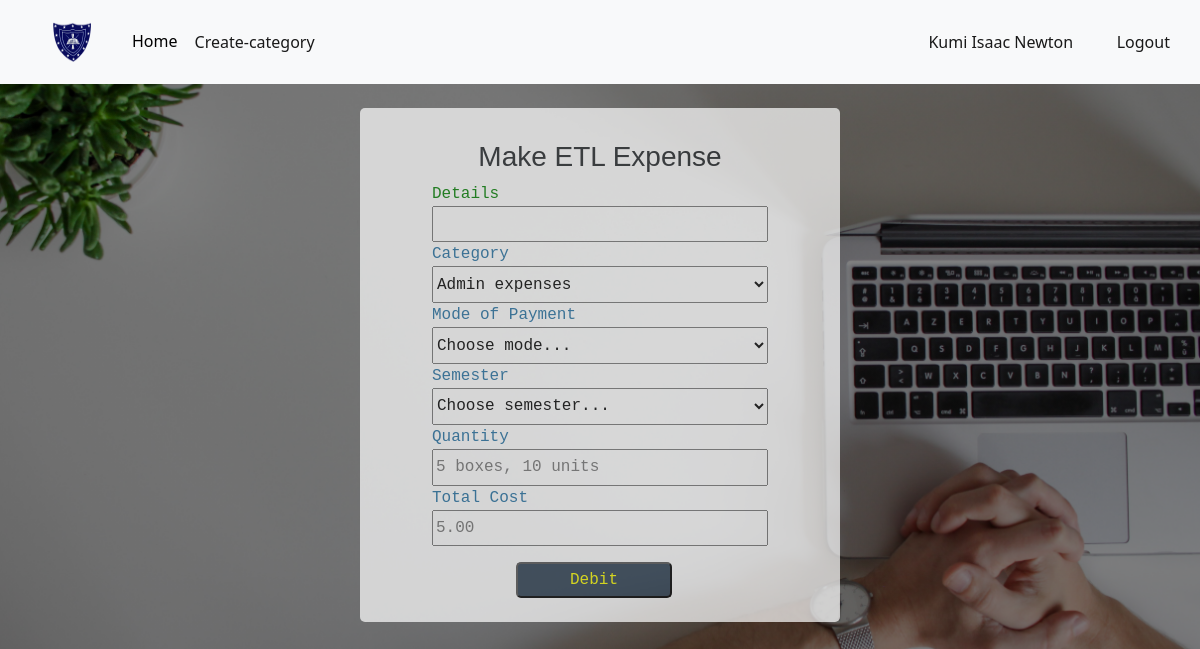
Before: /accountant_dashboard/etl_expenses (signed in) with the older database file.
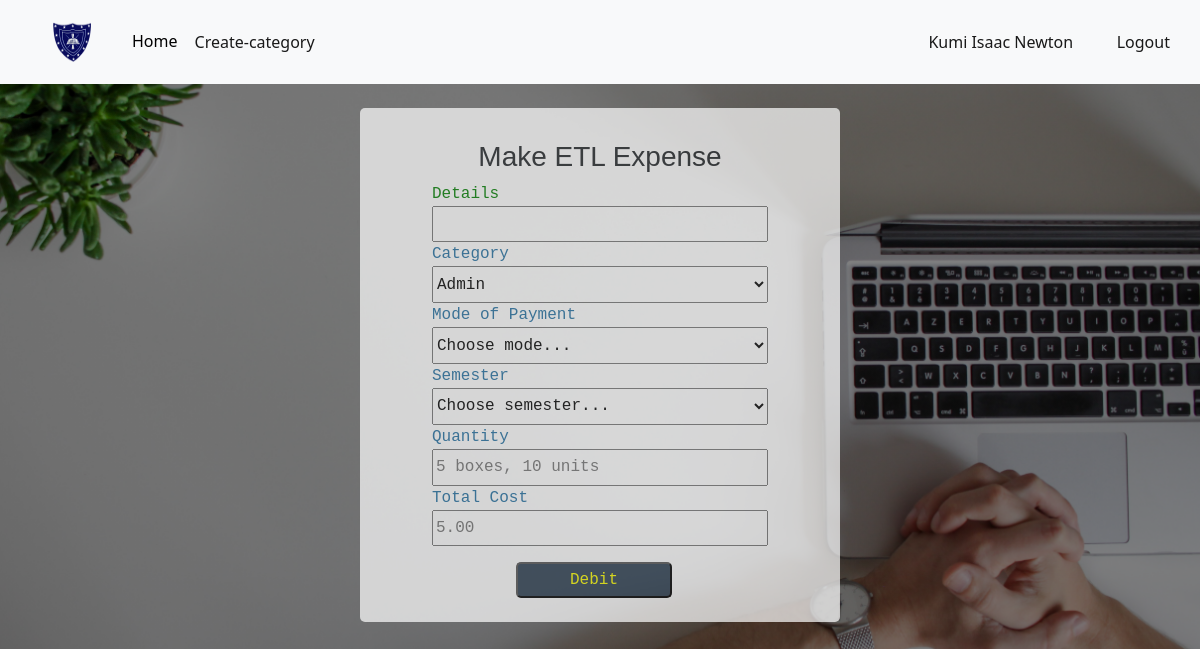
After: the same page with the newer database file.
### app.py (models this page shows, shortened)
class ExpenseCategory(db.Model):
	id = db.Column(db.Integer, primary_key=True)
	date = db.Column(db.DateTime, default = datetime.utcnow())
	adder = db.Column(db.String(120))
	category = db.Column(db.String(120), nullable=False)

### app.py (the view, shortened to what this page needs)
@app.route("/accountant_dashboard/etl_expenses", methods = ['GET', 'POST'])
@login_required
def etl_expenses():
	if account_access():
		title = "Make ETL Expense"
		form = ETLExpensesForm()
		form1 = NewExpenseCatForm()
		if form1.data['exp_submit'] and form1.validate_on_submit():
			category = form1.data.get('category')
			new = ExpenseCategory(adder = current_user.username, category=category)
			db.session.add(new)
			db.session.commit()
		return render_template("etl_expenses_form.html", form=form, title=title, form1=form1)
	else:
		abort(404)

### app.py (shortened to what this page needs)
class ETLExpensesForm(FlaskForm):
	detail = StringField("Item", validators=[DataRequired(), Length(max=120)])
	mode = SelectField("Mode of Payment", validators=[DataRequired()], choices = [('','Choose mode...'),('Cash', 'Cash'), ('Bank','Bank')])
	semester = SelectField("Semester", validators = [DataRequired()], choices = [('','Choose semester...'),('SEM1', 'SEM1'), ('SEM2','SEM2')])
	totalcost = DecimalField("Total Cost", validators=[DataRequired(), NumberRange(min=1, max=3000000)])
	quantity = StringField("Quantity", validators=[DataRequired(), Length(min=1, max=120)])
	category = QuerySelectField(query_factory=expensequery, get_label = 'category', allow_blank = False)
	submit = SubmitField("Debit")

class NewExpenseCatForm(FlaskForm):
	category = StringField("New Category Name", validators=[DataRequired(), Length(max	= 200)])
	exp_submit = SubmitField("Create")

### app.py (called while the page is built)
def account_access():
	if not current_user.approval:
		return False
	if current_user.function == 'Accountant':
		return True
	if current_user.function == 'Clerk':
		return False

@login_manager.user_loader
def load_user(user_id):
	return User.query.get(int(user_id))

def expensequery():
	return ExpenseCategory.query

### templates/etl_expenses_form.html (shortened to what this page needs)
{% extends "bootstrap.html" %}
{% from 'macro.html' import render_field %}
{% block content %}
<!DOCTYPE html>
<html>
<head>
	<link rel="stylesheet" href="https://cdnjs.cloudflare.com/ajax/libs/font-awesome/4.7.0/css/font-awesome.min.css">
</head>
<body>
<header>
		<nav class="navbar navbar-expand-lg navbar-light bg-light">
			     <a class="navbar-brand kpa" href="#"><img src="{{url_for('static', filename='images/kpasec.png')}}"></a>
			    <div class="collapse navbar-collapse" id="navbarText">
			      <ul class="navbar-nav me-auto mb-2 mb-lg-0">
			        <li class="nav-item">
			          <a class="nav-link active " aria-current="page" href="{{url_for('accountant_dashboard')}}"id="nav1" style="color:black;">Home</a>
			        </li>
			       <li class="nav-item">
			          <a class="nav-link active btn" aria-current="page" id="dash" data-bs-toggle="modal" data-bs-target="#staticBackdrop">Create-category</a>
			        </li>
			      </ul>
			      <span class="navbar-text" >
			      	<a href="{{url_for('account')}}" class="nn">{{current_user.username}}</a>
			      	<a href="{{url_for('logout')}}" class="n">Logout</a>
			      </span>
			    </div>
		 </nav>
	</header>
	   	<div class="tttable" id="cont2">
   		<h3 class="topp" style="padding-top:4vh; text-align: center; font-family:sans-serif; ">{{title}} </h3>
   		<form method="POST" action="" id="student_data" class="fff" onsubmit = 'click1()' >
			<label style="color:green">Details</label><br>
			{{form.detail()}}<br>
			<label style="text-align:flex-start;color: #2471A3;">Category</label><br>
			{{form.category(class='select', )}}<br>
			<label style="text-align:flex-start;color: #2471A3;">Mode of Payment</label><br>
			{{form.mode(class='select', )}}<br>
			<label style="text-align:flex-start;color: #2471A3;">Semester</label><br>
			{{form.semester(class='select',)}}<br>
			<label style="text-align:flex-start;color: #2471A3;">Quantity</label><br>
			{{form.quantity(class='cls', placeholder='5 boxes, 10 units')}}<br>
			<label style="text-align:flex-start;color: #2471A3;">Total Cost</label><br>
			{{form.totalcost(class='cls', placeholder='5.00')}}<br>
			{{form.submit(class='sub')}}<br>
		</form><br>
   	</div>
</body>
</html>
{% endblock %}

Changed rows visible on the page:
changed ExpenseCategory: category "Admin expenses" → "Admin"
